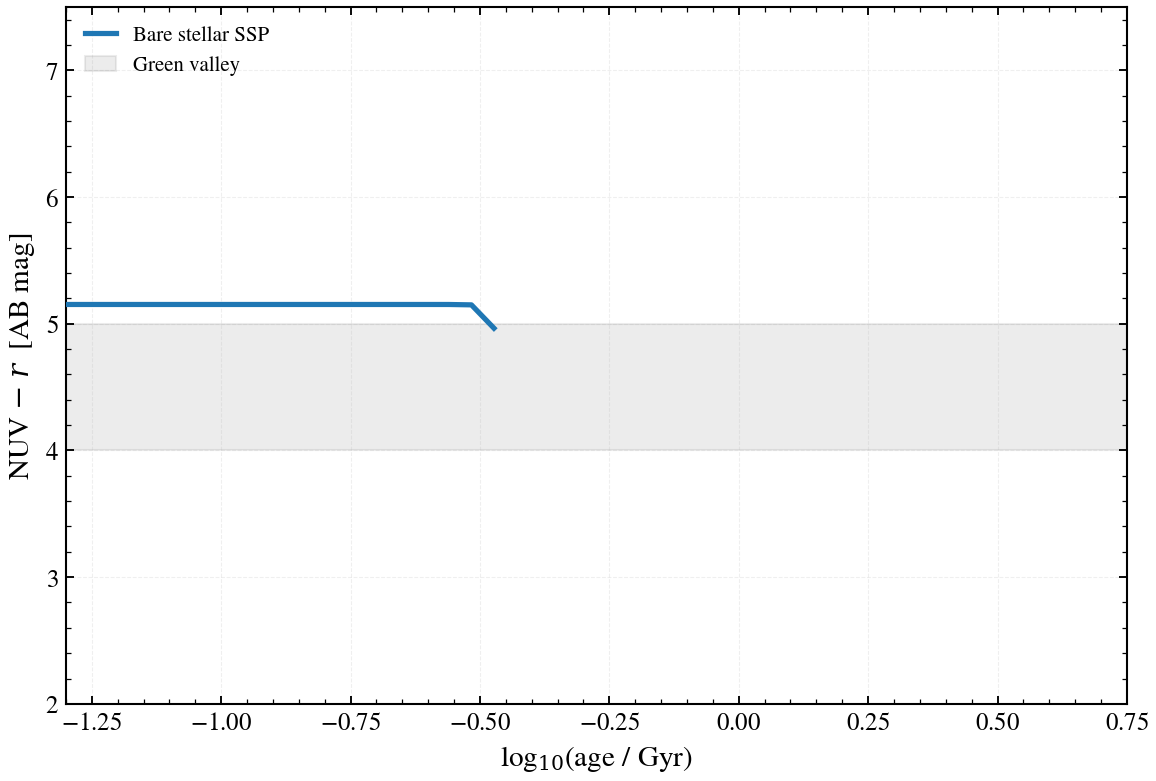

The script that saved this image:
"""
NUV−r colour vs stellar age
============================

The NUV−r colour is a sensitive probe of stellar age in galaxies. We show
how a single-burst star formation history (tsnorm, truncated-skew-normal)
evolves across the GALEX green valley (NUV−r ≈ 4–5 mag) as the stellar
population ages from 0.05 to 5.5 Gyr. The colour exhibits a sharp discontinuity
as the stellar population cools through the transition between young, UV-bright
stars and older, redder populations.

The green valley band (Wyder+2007, Schiminovich+2007) marks the observational
transition from UV-bright star-forming galaxies (NUV−r < 4) to dust-free
quiescent populations (NUV−r > 5). At intermediate ages (1–2 Gyr), the NUV−r
color jumps ~2 magnitudes, reflecting the rapid evolution of the UV-to-optical
SED as young, hot stars fade and the older stellar population emerges.

This figure illustrates:

- the NUV−r color jump across the green valley (age ~ 1–2 Gyr)
- the smooth evolution at older ages as the UV colors fade
- the physical origin of colour-colour diagnostic diagrams used in photometric surveys
"""

import os

os.environ["TF_CPP_MIN_LOG_LEVEL"] = "2"  # suppress XLA/PjRt C++ INFO+WARNING logs

import warnings

import jax
import matplotlib.pyplot as plt
import numpy as np

import tengri
from tengri.analysis.plotting import setup_style

setup_style()
warnings.filterwarnings("ignore", message=".*BakedInBackend.*")


def _flux(model, params):
    return np.asarray(model.predict_photometry(params))


def _color_from_flux(flux_nuv, flux_r):
    """Compute NUV-r color from flux."""
    return -2.5 * np.log10(flux_nuv / flux_r)


# Load filters: GALEX NUV and SDSS r
obs = tengri.Observation(
    photometry=tengri.Photometry.from_names(["galex_nuv", "sdss_r"])
)

# Age grid: avoid the problematic SSP age boundary at 6 Gyr (#299)
# Use two separate grids: young ages (0.05 to 1.5 Gyr) and old ages (1.5 to 5.5 Gyr)
# to capture the green valley crossing with fine resolution
age_young = np.logspace(-1.3, 0.18, 35)  # 0.05 to 1.5 Gyr
age_old = np.linspace(1.5, 5.5, 45)      # 1.5 to 5.5 Gyr with uniform spacing
age_grid = np.concatenate([age_young[age_young < 1.5], age_old])

fig, ax = plt.subplots(figsize=(8, 5.5))

# Build model with no dust, no nebular emission
model = tengri.SEDModel.build(
    tengri.load_ssp(),
    observation=obs,
    sfh={
        "type": "tsnorm",
        "*": tengri.FIXED,
        "peak_lbt_gyr": 0.1,  # Very young burst
        "width_gyr": 0.05,
        "log_peak_sfr": 1.0,
        "skew": 0.0,
        "trunc": 13.0,
    },
    dust={"type": "two_component", "*": tengri.FIXED, "tau_diff": 0.0, "tau_bc": 0.0},
    redshift=tengri.Fixed(0.05),
)

baseline = dict(model.spec.sample(jax.random.PRNGKey(0)))
nuv_r = np.empty_like(age_grid)

for i, age_gyr in enumerate(age_grid):
    # Vary peak_lbt_gyr to sweep through ages
    # peak_lbt_gyr is lookback time in Gyr, so older = larger value
    params = {**baseline, "sfh_tsnorm_peak_lbt_gyr": 13.8 - age_gyr}
    flux = _flux(model, params)
    nuv_r[i] = _color_from_flux(flux[0], flux[1])

ax.plot(np.log10(age_grid), nuv_r, lw=2.5, color="#1f77b4", label="Bare stellar SSP", zorder=3)

# Green valley band (Wyder+2007, Schiminovich+2007)
gv_min, gv_max = 4.0, 5.0
ax.axhspan(gv_min, gv_max, alpha=0.15, color="grey", zorder=1, label="Green valley")

ax.set(
    xlabel=r"log$_{10}$(age / Gyr)",
    ylabel=r"NUV $-$ $r$  [AB mag]",
    xlim=(-1.3, 0.75),
    ylim=(2.0, 7.5),
)
ax.legend(frameon=False, fontsize=10, loc="upper left")
ax.grid(True, alpha=0.2, linestyle="--", linewidth=0.5)

fig.tight_layout()
plt.savefig("plot_nuv_r_age_track.png", dpi=150, bbox_inches="tight")
